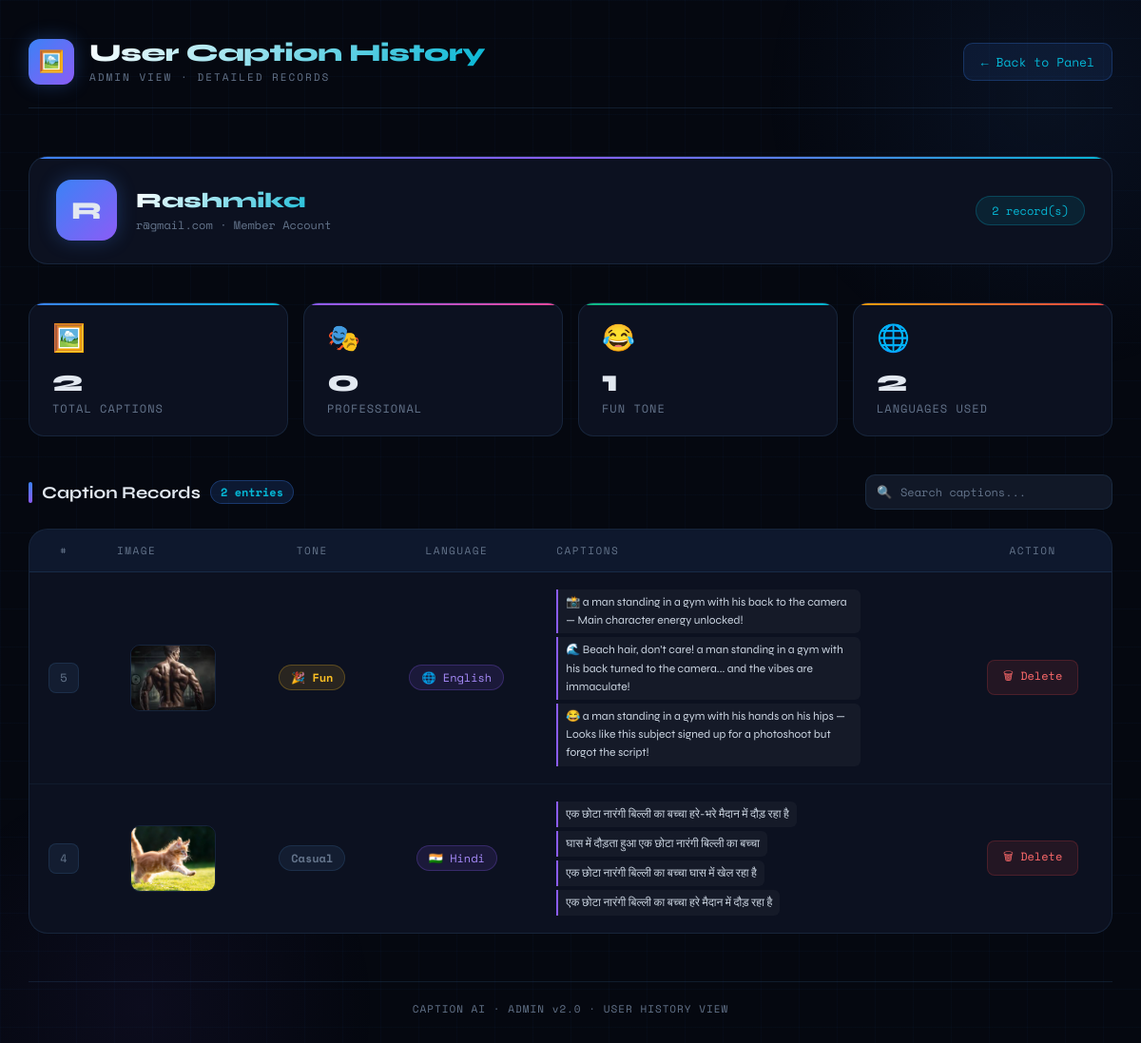
The page /admin/user-history/5 (signed in) on the database its author committed.
### app.py (models this page shows)
class User(db.Model):
    __tablename__ = "users"
    id = db.Column(db.Integer, primary_key=True)
    username = db.Column(db.String(100), unique=True, nullable=False)
    email = db.Column(db.String(120), unique=True, nullable=False)
    password = db.Column(db.String(200), nullable=False)

class ImageCaption(db.Model):
    __tablename__ = "image_caption"
    id = db.Column(db.Integer, primary_key=True)
    user_id = db.Column(db.Integer, db.ForeignKey('users.id'), nullable=True)  # ADD THIS
    image_path = db.Column(db.String(200), nullable=False)
    tone = db.Column(db.String(50), nullable=False)
    language = db.Column(db.String(50), nullable=False)
    captions = db.Column(db.Text, nullable=False)

### app.py (the view)
@app.route('/admin/user-history/<int:user_id>')
def view_user_history(user_id):
    if 'user' not in session:
        return redirect(url_for('login'))
    allowed_admins = ["shrey", "jainam"]
    if session['user'].lower() not in allowed_admins:
        return "Access Denied"
    target_user = User.query.get_or_404(user_id)
    captions = ImageCaption.query.filter_by(user_id=user_id).order_by(ImageCaption.id.desc()).all()
    return render_template("user_history.html", target_user=target_user, captions=captions)

### templates/user_history.html (shortened to what this page needs)
<!DOCTYPE html>
<html lang="en">
<head>
</head>
<body>
<div class="wrapper">
    <div class="header">
        <div class="header-left">
            <div class="logo-icon">🖼️</div>
            <div>
                <div class="header-title">User Caption History</div>
                <div class="header-subtitle">Admin View · Detailed Records</div>
            </div>
        </div>
        <a class="back-btn" href="{{ url_for('admin') }}">← Back to Panel</a>
    </div>
    <div class="profile-card">
        <div class="profile-avatar">{{ target_user.username[0].upper() }}</div>
        <div>
            <div class="profile-name">{{ target_user.username }}</div>
            <div class="profile-meta">{{ target_user.email }} · Member Account</div>
        </div>
        <div class="profile-badge">{{ captions|length }} record(s)</div>
    </div>
    <div class="stats-row">
        <div class="stat-card">
            <div class="stat-icon">🖼️</div>
            <div class="stat-value">{{ captions|length }}</div>
            <div class="stat-label">Total Captions</div>
        </div>
        <div class="stat-card">
            <div class="stat-icon">🎭</div>
            <div class="stat-value">
                {{ captions | selectattr('tone', 'equalto', 'Professional') | list | length }}
            </div>
            <div class="stat-label">Professional</div>
        </div>
        <div class="stat-card">
            <div class="stat-icon">😂</div>
            <div class="stat-value">
                {{ captions | selectattr('tone', 'equalto', 'Fun') | list | length }}
            </div>
            <div class="stat-label">Fun Tone</div>
        </div>
        <div class="stat-card">
            <div class="stat-icon">🌐</div>
            <div class="stat-value">
                {{ captions | map(attribute='language') | unique | list | length }}
            </div>
            <div class="stat-label">Languages Used</div>
        </div>
    </div>
    <div class="section-header">
        <div class="section-title">
            <div class="section-title-bar"></div>
            Caption Records
            <span class="section-badge">{{ captions|length }} entries</span>
        </div>
        <div class="search-wrap">
            <span class="search-icon">🔍</span>
            <input type="text" id="searchInput" placeholder="Search captions..." oninput="filterTable()">
        </div>
    </div>
    <div class="table-wrap">
        <table id="captionTable">
            <thead>
                <tr>
                    <th>#</th>
                    <th>Image</th>
                    <th class="center">Tone</th>
                    <th class="center">Language</th>
                    <th>Captions</th>
                    <th>Action</th>
                </tr>
            </thead>
            <tbody>
                {% for item in captions %}
                <tr>
                    <td><span class="id-badge">{{ item.id }}</span></td>
                    <td>
                        <div class="img-wrap">
                            <img src="{{ url_for('static', filename=item.image_path) }}" alt="Upload">
                        </div>
                    </td>
                    <td class="center">
                        {% if item.tone == 'Professional' %}
                            <span class="tone-badge tone-professional">💼 Professional</span>
                        {% elif item.tone == 'Fun' %}
                            <span class="tone-badge tone-fun">🎉 Fun</span>
                        {% else %}
                            <span class="tone-badge tone-default">{{ item.tone }}</span>
                        {% endif %}
                    </td>
                    <td class="center">
                        <span class="lang-badge">
                            {% if item.language == 'Hindi' %}🇮🇳
                            {% elif item.language == 'Gujarati' %}🏳️
                            {% else %}🌐
                            {% endif %}
                            {{ item.language }}
                        </span>
                    </td>
                    <td>
                        <div class="caption-text">
                            {% for cap in item.captions.split(' | ') %}
                                <span>{{ cap }}</span><br>
                            {% endfor %}
                        </div>
                    </td>
                    <td class="center">
                        <a class="btn-delete"
                           href="{{ url_for('delete_history', id=item.id) }}"
                           onclick="return confirm('Delete this caption entry?')">
                            🗑 Delete
                        </a>
                    </td>
                </tr>
                {% endfor %}
            </tbody>
        </table>
    </div>
    <div class="footer">
        CAPTION AI · ADMIN v2.0 · USER HISTORY VIEW
    </div>
</div>
</body>
</html>

### rows shown on the page
User: username "R", username "Rashmika", email "r@gmail.com"
ImageCaption: id "5", image_path (picture), tone "🎉 Fun", language "English", cap "📸 a man standing in a gym with his back to the camera — Main character energy unlocked!" "🌊 Beach hair, don’t care! a man standing in a gym with his back turned to the camera... and the vibes are immaculate!" "😂 a man standing in a gym with his hands on his hips — Looks like this subject signed up for a photoshoot but forgot the script!"
ImageCaption: id "4", image_path (picture), tone "Casual", language "Hindi", cap "एक छोटा नारंगी बिल्ली का बच्चा हरे-भरे मैदान में दौड़ रहा है" "घास में दौड़ता हुआ एक छोटा नारंगी बिल्ली का बच्चा" "एक छोटा नारंगी बिल्ली का बच्चा घास में खेल रहा है" "एक छोटा नारंगी बिल्ली का बच्चा हरे मैदान में दौड़ रहा है"

### other values the page prints
{{ captions|length }} "2"
{{ captions | selectattr('tone', 'equalto', 'Fun') | list | length }} "1"
{{ captions | map(attribute='language') | unique | list | length }} "2"
